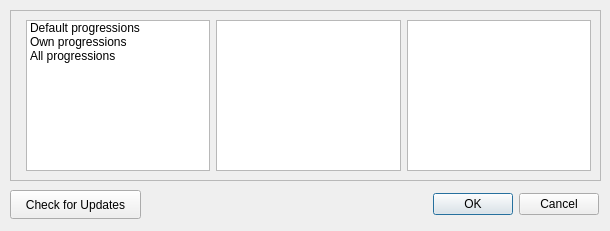
<ui version="4.0" >
 <class>progressionBrowser</class>
 <widget class="QDialog" name="progressionBrowser" >
  <property name="geometry" >
   <rect>
    <x>0</x>
    <y>0</y>
    <width>610</width>
    <height>231</height>
   </rect>
  </property>
  <property name="windowTitle" >
   <string>Progression Browser</string>
  </property>
  <property name="modal" >
   <bool>true</bool>
  </property>
  <widget class="QFrame" name="frame" >
   <property name="geometry" >
    <rect>
     <x>10</x>
     <y>10</y>
     <width>591</width>
     <height>171</height>
    </rect>
   </property>
   <property name="frameShape" >
    <enum>QFrame::StyledPanel</enum>
   </property>
   <property name="frameShadow" >
    <enum>QFrame::Raised</enum>
   </property>
   <widget class="QWidget" name="horizontalLayoutWidget" >
    <property name="geometry" >
     <rect>
      <x>10</x>
      <y>10</y>
      <width>571</width>
      <height>151</height>
     </rect>
    </property>
    <layout class="QHBoxLayout" name="horizontalLayout" >
     <property name="leftMargin" >
      <number>6</number>
     </property>
     <item>
      <widget class="QListWidget" name="authors" >
       <item>
        <property name="text" >
         <string>Default progressions</string>
        </property>
       </item>
       <item>
        <property name="text" >
         <string>Own progressions</string>
        </property>
       </item>
       <item>
        <property name="text" >
         <string>All progressions</string>
        </property>
       </item>
      </widget>
     </item>
     <item>
      <widget class="QListWidget" name="progressions" />
     </item>
     <item>
      <widget class="QListWidget" name="progression" />
     </item>
    </layout>
   </widget>
  </widget>
  <widget class="QPushButton" name="update" >
   <property name="enabled" >
    <bool>true</bool>
   </property>
   <property name="geometry" >
    <rect>
     <x>10</x>
     <y>190</y>
     <width>131</width>
     <height>29</height>
    </rect>
   </property>
   <property name="text" >
    <string>Check for Updates</string>
   </property>
  </widget>
  <widget class="QDialogButtonBox" name="buttonBox" >
   <property name="geometry" >
    <rect>
     <x>158</x>
     <y>190</y>
     <width>441</width>
     <height>29</height>
    </rect>
   </property>
   <property name="orientation" >
    <enum>Qt::Horizontal</enum>
   </property>
   <property name="standardButtons" >
    <set>QDialogButtonBox::Cancel|QDialogButtonBox::Ok</set>
   </property>
  </widget>
 </widget>
 <resources/>
 <connections>
  <connection>
   <sender>buttonBox</sender>
   <signal>rejected()</signal>
   <receiver>progressionBrowser</receiver>
   <slot>reject()</slot>
   <hints>
    <hint type="sourcelabel" >
     <x>316</x>
     <y>260</y>
    </hint>
    <hint type="destinationlabel" >
     <x>286</x>
     <y>274</y>
    </hint>
   </hints>
  </connection>
 </connections>
</ui>
